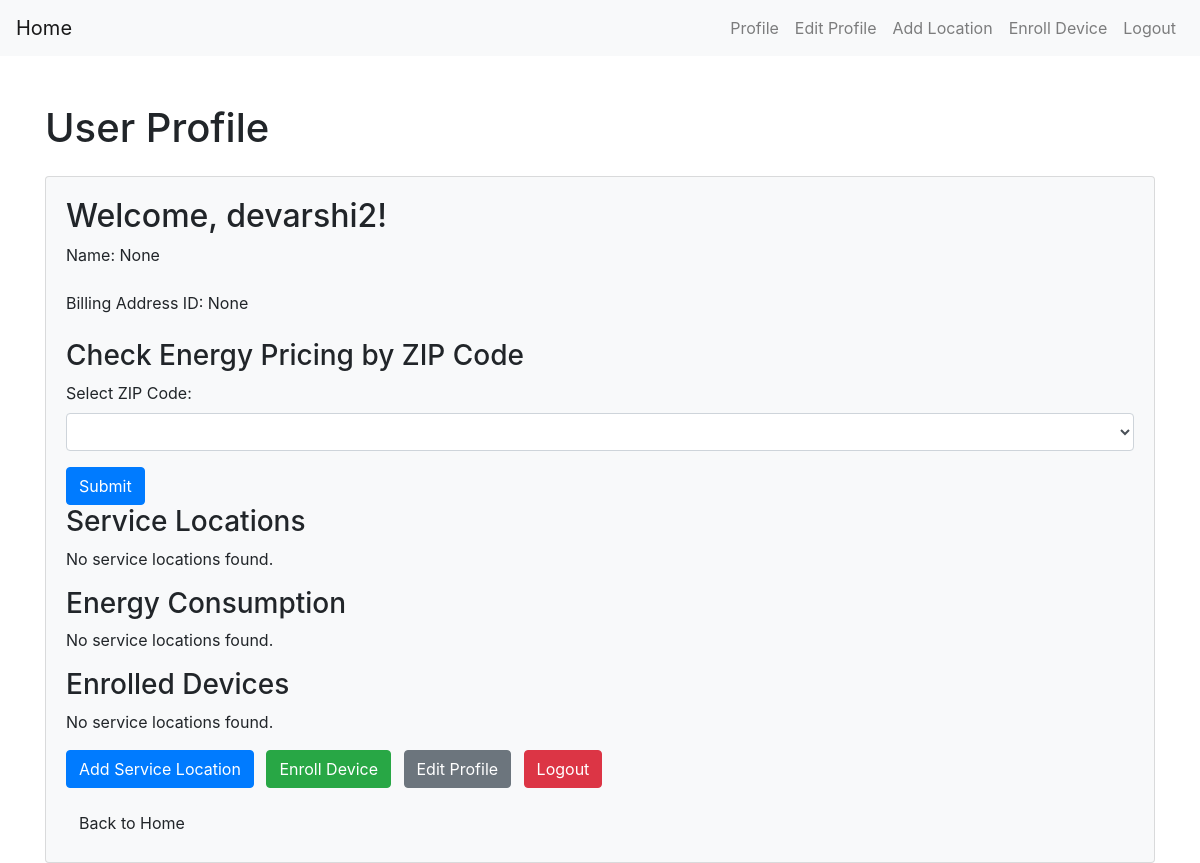
Page /profile (signed in) on the earlier database version.
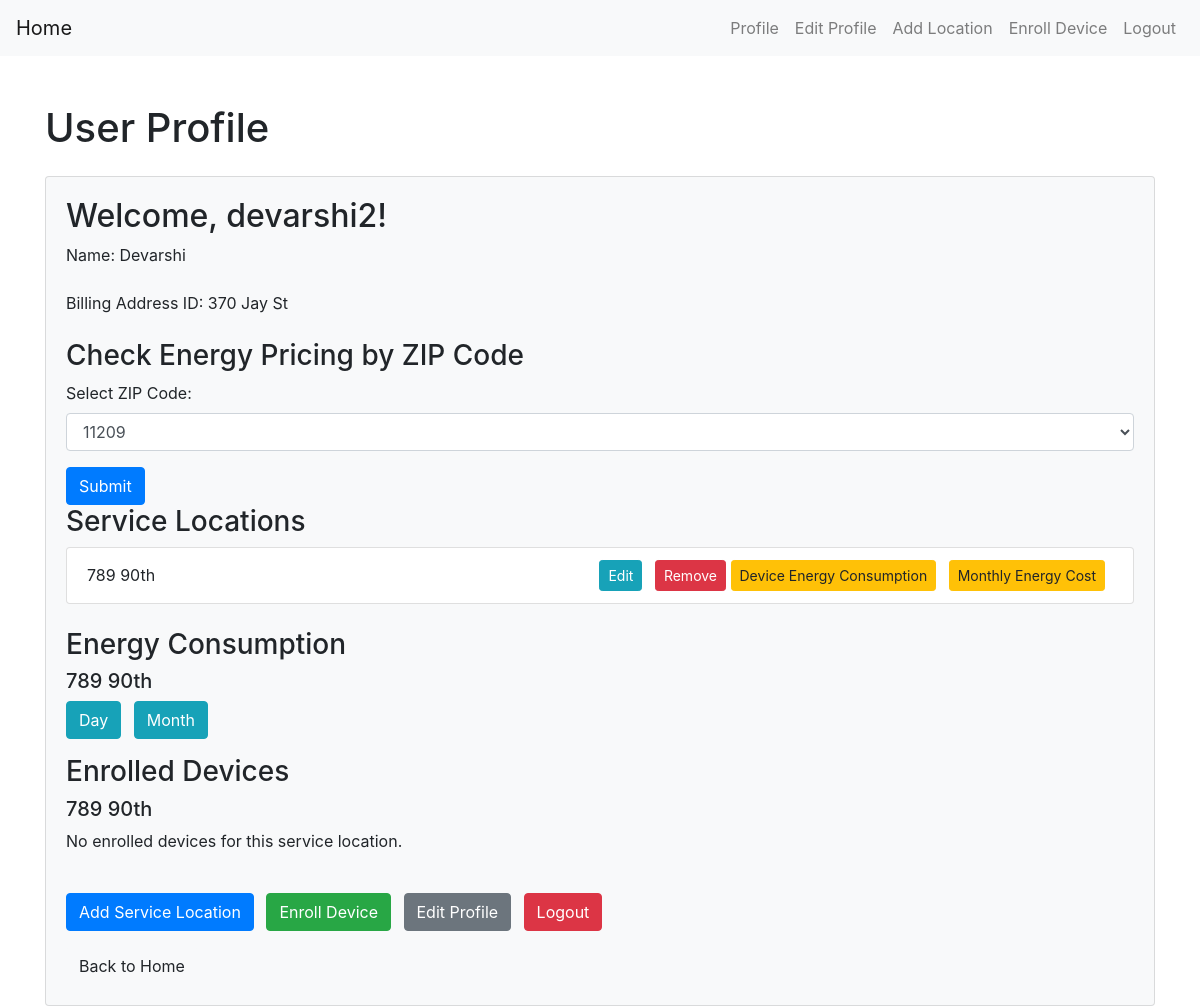
Same page on the later database version.
### app.py (models this page shows)
class User(db.Model):
    id = db.Column(db.Integer, primary_key=True)
    username = db.Column(db.String(50), unique=True, nullable=False)
    password = db.Column(db.String(60), nullable=False)
    name = db.Column(db.String(100), nullable=True)  # Add this line for the name field
    billing_address_id = db.Column(db.Integer, nullable=True)  # Add this line for the billing_address_id field
    service_locations = db.relationship('ServiceLocation', backref='user', lazy=True)
    zip_code = db.Column(db.String(10), nullable=False)

class ServiceLocation(db.Model):
    id = db.Column(db.Integer, primary_key=True)
    user_id = db.Column(db.Integer, db.ForeignKey('user.id'), nullable=False)
    address = db.Column(db.String(255), nullable=False)
    unit_number = db.Column(db.String(20), nullable=True)
    square_footage = db.Column(db.Integer, nullable=True)
    bedrooms = db.Column(db.Integer, nullable=True)
    occupants = db.Column(db.Integer, nullable=True)

### app.py (the view)
@app.route('/profile')
def profile():
    if 'user_id' in session:
        user = User.query.get(session['user_id'])
        all_zip_codes = db.session.query(EnergyPrice.zip_code).distinct().all()
        all_zip_codes = [zip_code[0] for zip_code in all_zip_codes]
        return render_template('profile.html', user=user, all_zip_codes=all_zip_codes)
    else:
        return redirect(url_for('login'))

### templates/profile.html
{% extends 'base.html' %}
{% block content %}
    <div class="container mt-5">
        <h1 class="mb-4">User Profile</h1>
        <div class="card bg-light">
            <div class="card-body">
                <h2>Welcome, {{ user.username }}!</h2>
                <p class="mb-4">Name: {{ user.name }}</p>
                <p class="mb-4">Billing Address ID: {{ user.billing_address_id }}</p>
                <h3>Check Energy Pricing by ZIP Code</h3>
                <form method="GET" action="{{ url_for('energy_price_zipcode') }}">
                    <div class="form-group">
                        <label for="zipCodeDropdown">Select ZIP Code:</label>
                        <select class="form-control" id="zipCodeDropdown" name="zip_code">
                            {% for zip_code in all_zip_codes %}
                                <option value="{{ zip_code }}">{{ zip_code }}</option>
                            {% endfor %}
                        </select>
                    </div>
                    <button type="submit" class="btn btn-primary">Submit</button>
                </form>
                <h3>Service Locations</h3>
                {% if user.service_locations %}
                    <ul class="list-group mb-4">
                        {% for service_location in user.service_locations %}
                            <li class="list-group-item d-flex justify-content-between align-items-center">
                                {{ service_location.address }}
                                <span>
                                    <a href="{{ url_for('edit_service_location', location_id=service_location.id) }}" class="btn btn-info btn-sm mr-2">Edit</a>
                                    <a href="{{ url_for('remove_service_location', location_id=service_location.id) }}" class="btn btn-danger btn-sm">Remove</a>
                                    <a href="{{ url_for('device_energy_consumption', service_location_id=service_location.id) }}" class="btn btn-warning btn-sm mr-2">Device Energy Consumption</a>
                                    <a href="{{ url_for('monthly_energy_cost', service_location_id=service_location.id) }}" class="btn btn-warning btn-sm mr-2">Monthly Energy Cost</a>
                                </span>
                            </li>
                        {% endfor %}
                    </ul>
                {% else %}
                    <p>No service locations found.</p>
                {% endif %}
                <h3>Energy Consumption</h3>
                {% if user.service_locations %}
                    {% for service_location in user.service_locations %}
                        <div class="mb-3">
                            <h5>{{ service_location.address }}</h5>
                            <a href="{{ url_for('energy_consumption', service_location_id=service_location.id, time_resolution='day') }}" class="btn btn-info mr-2">Day</a>
                            <a href="{{ url_for('energy_consumption', service_location_id=service_location.id, time_resolution='month') }}" class="btn btn-info mr-2">Month</a>
                        </div>
                    {% endfor %}
                {% else %}
                    <p>No service locations found.</p>
                {% endif %}
                <h3>Enrolled Devices</h3>
                {% if user.service_locations %}
                    <ul class="list-group mb-4">
                        {% for service_location in user.service_locations %}
                            <h5>{{ service_location.address }}</h5>
                            {% if service_location.enrolled_devices %}
                                <ul class="list-group">
                                    {% for enrolled_device in service_location.enrolled_devices %}
                                        <li class="list-group-item d-flex justify-content-between align-items-center">
                                            Device: {{ enrolled_device.device_model.type }} - {{ enrolled_device.device_model.model_number }}
                                            <span>
                                                <a href="{{ url_for('remove_enrolled_device', device_id=enrolled_device.id) }}" class="btn btn-danger btn-sm">Remove</a>
                                            </span>
                                        </li>
                                    {% endfor %}
                                </ul>
                            {% else %}
                                <p>No enrolled devices for this service location.</p>
                            {% endif %}
                        {% endfor %}
                    </ul>
                {% else %}
                    <p>No service locations found.</p>
                {% endif %}
                <div class="mb-3">
                    <a href="{{ url_for('add_service_location') }}" class="btn btn-primary mr-2">Add Service Location</a>
                    <a href="{{ url_for('enroll_device') }}" class="btn btn-success mr-2">Enroll Device</a>
                    <a href="{{ url_for('edit_profile') }}" class="btn btn-secondary mr-2">Edit Profile</a>
                    <a href="{{ url_for('logout') }}" class="btn btn-danger">Logout</a>
                </div>
                <a href="{{ url_for('index') }}" class="btn btn-light">Back to Home</a>
            </div>
        </div>
    </div>
{% endblock %}

Differences in the rows shown:
changed User "devarshi2": name "None" → "Devarshi"; billing_address_id "None" → "370 Jay St"
added ServiceLocation: address "789 90th"
Other differences:
form field zip_code: (not shown) → "11209"
text no longer shown: "No service locations found. No service locations found. No service locations found."
